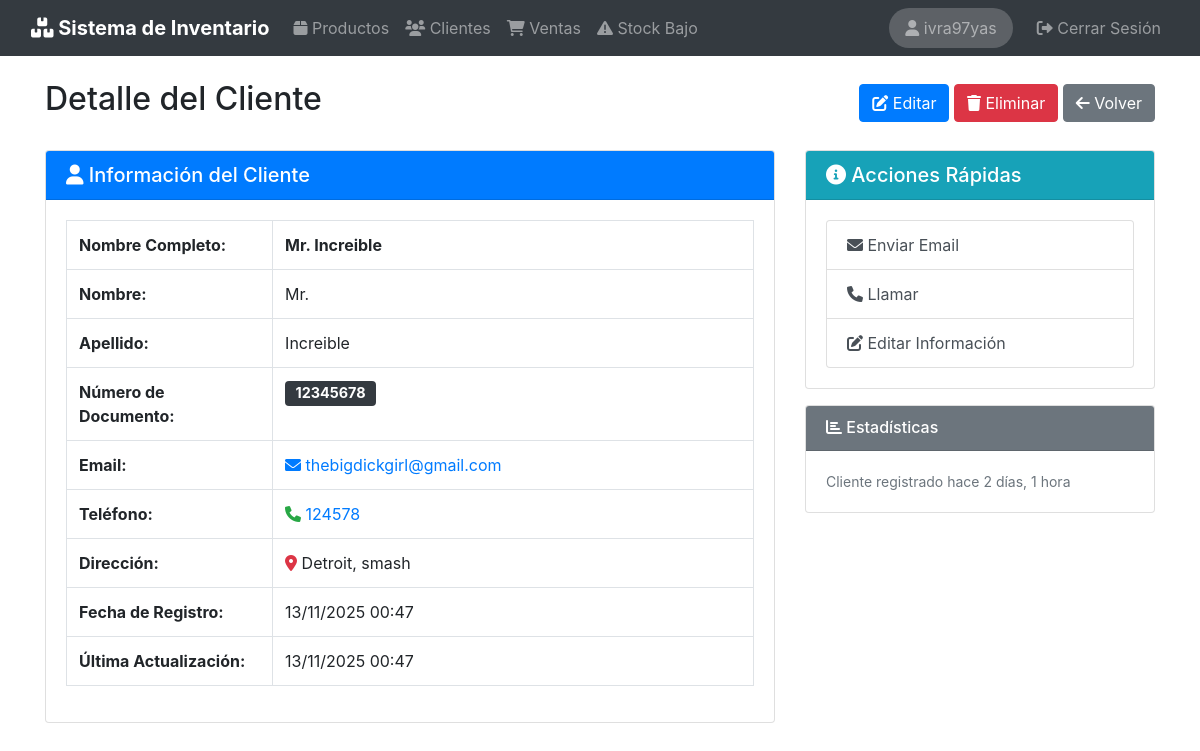
Screenshot of /clientes/1/ (signed in) with the database file from the repository.
### clientes/models.py (models this page shows, shortened)
class Cliente(models.Model):
    nombre = models.CharField("Nombre", max_length=100)
    apellido = models.CharField("Apellido", max_length=100)
    numero_documento = models.CharField(
        "Número de Documento",
        max_length=20,
        unique=True,
        help_text="Número de documento único del cliente"
    )
    email = models.EmailField(
        "E-mail",
        max_length=254,
        validators=[EmailValidator()],
        help_text="Correo electrónico del cliente"
    )
    telefono = models.CharField(
        "Teléfono",
        max_length=20,
        help_text="Número de teléfono de contacto"
    )
    direccion = models.TextField(
        "Dirección",
        max_length=300,
        help_text="Dirección completa del cliente"
    )
    fecha_creacion = models.DateTimeField("Fecha de creación", auto_now_add=True)
    fecha_actualizacion = models.DateTimeField("Última actualización", auto_now=True)
    class Meta:
        verbose_name = 'Cliente'
        verbose_name_plural = 'Clientes'
        ordering = ['apellido', 'nombre']
    @property
    def nombre_completo(self):
        return f"{self.nombre} {self.apellido}"

### clientes/views.py (the view)
# urls.py: path('<int:pk>/', views.ClienteDetailView.as_view(), name='cliente_detail'),
class ClienteDetailView(LoginRequiredMixin, DetailView):
    model = Cliente
    template_name = "clientes/cliente_detail.html"
    context_object_name = "cliente"

### templates/clientes/cliente_detail.html (shortened to what this page needs)
{% extends 'base.html' %}
{% load bootstrap4 %}
{% block header %}Detalle del Cliente{% endblock %}
{% block extra_buttons %}
<div>
    <a href="{% url 'clientes:cliente_update' cliente.pk %}" class="btn btn-primary">
        <i class="fas fa-edit"></i> Editar
    </a>
    <a href="{% url 'clientes:cliente_delete' cliente.pk %}" class="btn btn-danger">
        <i class="fas fa-trash"></i> Eliminar
    </a>
    <a href="{% url 'clientes:cliente_list' %}" class="btn btn-secondary">
        <i class="fas fa-arrow-left"></i> Volver
    </a>
</div>
{% endblock %}
{% block content %}
<div class="row">
    <div class="col-md-8">
        <div class="card">
            <div class="card-header bg-primary text-white">
                <h5 class="mb-0"><i class="fas fa-user"></i> Información del Cliente</h5>
            </div>
            <div class="card-body">
                <table class="table table-bordered">
                    <tr>
                        <th width="30%">Nombre Completo:</th>
                        <td><strong>{{ cliente.nombre_completo }}</strong></td>
                    </tr>
                    <tr>
                        <th>Nombre:</th>
                        <td>{{ cliente.nombre }}</td>
                    </tr>
                    <tr>
                        <th>Apellido:</th>
                        <td>{{ cliente.apellido }}</td>
                    </tr>
                    <tr>
                        <th>Número de Documento:</th>
                        <td><span class="badge badge-dark badge-lg">{{ cliente.numero_documento }}</span></td>
                    </tr>
                    <tr>
                        <th>Email:</th>
                        <td>
                            <i class="fas fa-envelope text-primary"></i>
                            <a href="mailto:{{ cliente.email }}">{{ cliente.email }}</a>
                        </td>
                    </tr>
                    <tr>
                        <th>Teléfono:</th>
                        <td>
                            <i class="fas fa-phone text-success"></i>
                            <a href="tel:{{ cliente.telefono }}">{{ cliente.telefono }}</a>
                        </td>
                    </tr>
                    <tr>
                        <th>Dirección:</th>
                        <td>
                            <i class="fas fa-map-marker-alt text-danger"></i>
                            {{ cliente.direccion }}
                        </td>
                    </tr>
                    <tr>
                        <th>Fecha de Registro:</th>
                        <td>{{ cliente.fecha_creacion|date:"d/m/Y H:i" }}</td>
                    </tr>
                    <tr>
                        <th>Última Actualización:</th>
                        <td>{{ cliente.fecha_actualizacion|date:"d/m/Y H:i" }}</td>
                    </tr>
                </table>
            </div>
        </div>
    </div>
    <div class="col-md-4">
        <div class="card">
            <div class="card-header bg-info text-white">
                <h5 class="mb-0"><i class="fas fa-info-circle"></i> Acciones Rápidas</h5>
            </div>
            <div class="card-body">
                <div class="list-group">
                    <a href="mailto:{{ cliente.email }}" class="list-group-item list-group-item-action">
                        <i class="fas fa-envelope"></i> Enviar Email
                    </a>
                    <a href="tel:{{ cliente.telefono }}" class="list-group-item list-group-item-action">
                        <i class="fas fa-phone"></i> Llamar
                    </a>
                    <a href="{% url 'clientes:cliente_update' cliente.pk %}" class="list-group-item list-group-item-action">
                        <i class="fas fa-edit"></i> Editar Información
                    </a>
                </div>
            </div>
        </div>
        <div class="card mt-3">
            <div class="card-header bg-secondary text-white">
                <h6 class="mb-0"><i class="fas fa-chart-bar"></i> Estadísticas</h6>
            </div>
            <div class="card-body">
                <p class="text-muted small mb-0">
                    Cliente registrado hace {{ cliente.fecha_creacion|timesince }}
                </p>
            </div>
        </div>
    </div>
</div>
{% endblock %}

### templates/base.html (shortened to what this page needs)
{% load bootstrap4 %}
{% load static %}
<!DOCTYPE html>
<html lang="es">
<head>
    {% bootstrap_css %}
    <link rel="stylesheet" href="https://cdnjs.cloudflare.com/ajax/libs/font-awesome/6.0.0/css/all.min.css">
</head>
<body>
    <nav class="navbar navbar-expand-lg navbar-dark bg-dark">
        <div class="container-fluid">
            <a class="navbar-brand" href="{% url 'productos:producto_list' %}">
                <i class="fas fa-boxes"></i> Sistema de Inventario
            </a>
            <div class="collapse navbar-collapse" id="navbarNav">
                <ul class="navbar-nav mr-auto">
                    <li class="nav-item">
                        <a class="nav-link" href="{% url 'productos:producto_list' %}">
                            <i class="fas fa-box"></i> Productos
                        </a>
                    </li>
                    <li class="nav-item">
                        <a class="nav-link" href="{% url 'clientes:cliente_list' %}">
                            <i class="fas fa-users"></i> Clientes
                        </a>
                    </li>
                    <li class="nav-item">
                        <a class="nav-link" href="{% url 'ventas:venta_list' %}">
                            <i class="fas fa-shopping-cart"></i> Ventas
                        </a>
                    </li>
                    <li class="nav-item">
                        <a class="nav-link" href="{% url 'productos:stock_bajo_list' %}">
                            <i class="fas fa-exclamation-triangle"></i> Stock Bajo
                        </a>
                    </li>
                </ul>
                <ul class="navbar-nav ml-auto">
                    {% if user.is_authenticated %}
                    <li class="nav-item">
                        <span class="navbar-text user-badge mr-3">
                            <i class="fas fa-user"></i> {{ user.username }}
                        </span>
                    </li>
                    <li class="nav-item">
                        <a class="nav-link" href="{% url 'account_logout' %}">
                            <i class="fas fa-sign-out-alt"></i> Cerrar Sesión
                        </a>
                    </li>
                    {% else %}
                    <li class="nav-item">
                        <a class="nav-link" href="{% url 'account_login' %}">
                            <i class="fas fa-sign-in-alt"></i> Iniciar Sesión
                        </a>
                    </li>
                    {% endif %}
                </ul>
            </div>
        </div>
    </nav>
    <div class="container mt-4">
        {% block page_header %}
        <div class="d-flex justify-content-between align-items-center mb-4">
            <h2>{% block header %}{% endblock %}</h2>
            {% block extra_buttons %}{% endblock %}
        </div>
        {% endblock %}
        {% block content %}
        {% endblock %}
    </div>
</body>
</html>

### templates/base.html (style rules this page uses)
.navbar-brand { font-weight: bold; }
.badge-lg { font-size: 0.9rem; padding: 0.35rem 0.65rem; }
.user-badge { background-color: rgba(255, 255, 255, 0.2); padding: 0.5rem 1rem; border-radius: 20px; }

### rows the page displays
Cliente: nombre_completo "Mr. Increible", nombre "Mr.", apellido "Increible", numero_documento "12345678", email "thebigdickgirl@gmail.com", telefono "124578", direccion "Detroit, smash", fecha_creacion "13/11/2025 00:47", fecha_actualizacion "13/11/2025 00:47", fecha_creacion "2 días, 1 hora"

### other values shown
{{ user.username }} "ivra97yas"
